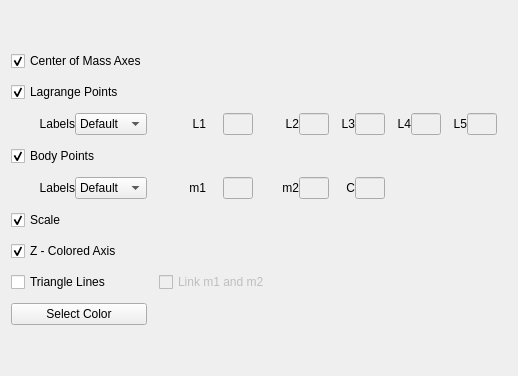
         <widget class="QWidget" name="tab_2">
          <attribute name="title">
           <string>Graphic Options</string>
          </attribute>
          <layout class="QVBoxLayout" name="verticalLayout_3">
           <item>
            <spacer name="verticalSpacer_6">
             <property name="orientation">
              <enum>Qt::Vertical</enum>
             </property>
             <property name="sizeHint" stdset="0">
              <size>
               <width>20</width>
               <height>40</height>
              </size>
             </property>
            </spacer>
           </item>
           <item>
            <layout class="QGridLayout" name="gridLayout_3">
             <property name="leftMargin">
              <number>0</number>
             </property>
             <property name="topMargin">
              <number>0</number>
             </property>
             <property name="rightMargin">
              <number>10</number>
             </property>
             <property name="bottomMargin">
              <number>0</number>
             </property>
             <property name="horizontalSpacing">
              <number>12</number>
             </property>
             <property name="verticalSpacing">
              <number>11</number>
             </property>
             <item row="7" column="1">
              <widget class="QCheckBox" name="linkCheck">
               <property name="enabled">
                <bool>false</bool>
               </property>
               <property name="text">
                <string>Link m1 and m2</string>
               </property>
              </widget>
             </item>
             <item row="6" column="0">
              <widget class="QCheckBox" name="colorCheck">
               <property name="text">
                <string>Z - Colored Axis</string>
               </property>
               <property name="checked">
                <bool>true</bool>
               </property>
              </widget>
             </item>
             <item row="5" column="0">
              <widget class="QCheckBox" name="xyCheck">
               <property name="text">
                <string>Scale</string>
               </property>
               <property name="checked">
                <bool>true</bool>
               </property>
              </widget>
             </item>
             <item row="1" column="0">
              <widget class="QCheckBox" name="lagrangeCheck">
               <property name="text">
                <string>Lagrange Points</string>
               </property>
               <property name="checked">
                <bool>true</bool>
               </property>
              </widget>
             </item>
             <item row="0" column="0">
              <widget class="QCheckBox" name="cmCheck">
               <property name="text">
                <string>Center of Mass Axes</string>
               </property>
               <property name="checked">
                <bool>true</bool>
               </property>
              </widget>
             </item>
             <item row="8" column="0">
              <widget class="QPushButton" name="colorButton">
               <property name="text">
                <string>Select Color</string>
               </property>
              </widget>
             </item>
             <item row="3" column="0">
              <widget class="QCheckBox" name="primariesCheck">
               <property name="text">
                <string>Body Points</string>
               </property>
               <property name="checked">
                <bool>true</bool>
               </property>
              </widget>
             </item>
             <item row="2" column="4">
              <layout class="QHBoxLayout" name="horizontalLayout_15">
               <item>
                <widget class="QLabel" name="label_10">
                 <property name="maximumSize">
                  <size>
                   <width>30</width>
                   <height>16777215</height>
                  </size>
                 </property>
                 <property name="text">
                  <string>L4</string>
                 </property>
                 <property name="alignment">
                  <set>Qt::AlignRight|Qt::AlignTrailing|Qt::AlignVCenter</set>
                 </property>
                </widget>
               </item>
               <item>
                <widget class="QLineEdit" name="l4Edit">
                 <property name="enabled">
                  <bool>false</bool>
                 </property>
                 <property name="maximumSize">
                  <size>
                   <width>30</width>
                   <height>16777215</height>
                  </size>
                 </property>
                </widget>
               </item>
              </layout>
             </item>
             <item row="2" column="0">
              <layout class="QHBoxLayout" name="horizontalLayout_4">
               <item>
                <widget class="QLabel" name="label_5">
                 <property name="text">
                  <string>Labels</string>
                 </property>
                 <property name="alignment">
                  <set>Qt::AlignRight|Qt::AlignTrailing|Qt::AlignVCenter</set>
                 </property>
                </widget>
               </item>
               <item>
                <widget class="QComboBox" name="lagrangeBox">
                 <item>
                  <property name="text">
                   <string>Default</string>
                  </property>
                 </item>
                 <item>
                  <property name="text">
                   <string>Custom</string>
                  </property>
                 </item>
                 <item>
                  <property name="text">
                   <string>None</string>
                  </property>
                 </item>
                </widget>
               </item>
              </layout>
             </item>
             <item row="7" column="0">
              <widget class="QCheckBox" name="triangleCheck">
               <property name="text">
                <string>Triangle Lines</string>
               </property>
              </widget>
             </item>
             <item row="2" column="3">
              <layout class="QHBoxLayout" name="horizontalLayout_16">
               <item>
                <widget class="QLabel" name="label_9">
                 <property name="maximumSize">
                  <size>
                   <width>30</width>
                   <height>16777215</height>
                  </size>
                 </property>
                 <property name="text">
                  <string>L3</string>
                 </property>
                 <property name="alignment">
                  <set>Qt::AlignRight|Qt::AlignTrailing|Qt::AlignVCenter</set>
                 </property>
                </widget>
               </item>
               <item>
                <widget class="QLineEdit" name="l3Edit">
                 <property name="enabled">
                  <bool>false</bool>
                 </property>
                 <property name="maximumSize">
                  <size>
                   <width>30</width>
                   <height>16777215</height>
                  </size>
                 </property>
                </widget>
               </item>
              </layout>
             </item>
             <item row="2" column="1">
              <layout class="QHBoxLayout" name="horizontalLayout_18">
               <item>
                <widget class="QLabel" name="label_7">
                 <property name="maximumSize">
                  <size>
                   <width>30</width>
                   <height>16777215</height>
                  </size>
                 </property>
                 <property name="text">
                  <string>L1</string>
                 </property>
                 <property name="alignment">
                  <set>Qt::AlignRight|Qt::AlignTrailing|Qt::AlignVCenter</set>
                 </property>
                </widget>
               </item>
               <item>
                <widget class="QLineEdit" name="l1Edit">
                 <property name="enabled">
                  <bool>false</bool>
                 </property>
                 <property name="maximumSize">
                  <size>
                   <width>30</width>
                   <height>16777215</height>
                  </size>
                 </property>
                </widget>
               </item>
              </layout>
             </item>
             <item row="2" column="5">
              <layout class="QHBoxLayout" name="horizontalLayout_7">
               <item>
                <widget class="QLabel" name="label_11">
                 <property name="maximumSize">
                  <size>
                   <width>30</width>
                   <height>16777215</height>
                  </size>
                 </property>
                 <property name="text">
                  <string>L5</string>
                 </property>
                 <property name="alignment">
                  <set>Qt::AlignRight|Qt::AlignTrailing|Qt::AlignVCenter</set>
                 </property>
                </widget>
               </item>
               <item>
                <widget class="QLineEdit" name="l5Edit">
                 <property name="enabled">
                  <bool>false</bool>
                 </property>
                 <property name="maximumSize">
                  <size>
                   <width>30</width>
                   <height>16777215</height>
                  </size>
                 </property>
                </widget>
               </item>
              </layout>
             </item>
             <item row="2" column="2">
              <layout class="QHBoxLayout" name="horizontalLayout_17">
               <item>
                <widget class="QLabel" name="label_8">
                 <property name="maximumSize">
                  <size>
                   <width>30</width>
                   <height>16777215</height>
                  </size>
                 </property>
                 <property name="text">
                  <string>L2</string>
                 </property>
                 <property name="alignment">
                  <set>Qt::AlignRight|Qt::AlignTrailing|Qt::AlignVCenter</set>
                 </property>
                </widget>
               </item>
               <item>
                <widget class="QLineEdit" name="l2Edit">
                 <property name="enabled">
                  <bool>false</bool>
                 </property>
                 <property name="maximumSize">
                  <size>
                   <width>30</width>
                   <height>16777215</height>
                  </size>
                 </property>
                </widget>
               </item>
              </layout>
             </item>
             <item row="4" column="0">
              <layout class="QHBoxLayout" name="horizontalLayout_8">
               <item>
                <widget class="QLabel" name="label_6">
                 <property name="text">
                  <string>Labels</string>
                 </property>
                 <property name="alignment">
                  <set>Qt::AlignRight|Qt::AlignTrailing|Qt::AlignVCenter</set>
                 </property>
                </widget>
               </item>
               <item>
                <widget class="QComboBox" name="bodyBox">
                 <item>
                  <property name="text">
                   <string>Default</string>
                  </property>
                 </item>
                 <item>
                  <property name="text">
                   <string>Custom</string>
                  </property>
                 </item>
                 <item>
                  <property name="text">
                   <string>None</string>
                  </property>
                 </item>
                </widget>
               </item>
              </layout>
             </item>
             <item row="4" column="1">
              <layout class="QHBoxLayout" name="horizontalLayout_21">
               <item>
                <widget class="QLabel" name="label_14">
                 <property name="maximumSize">
                  <size>
                   <width>30</width>
                   <height>16777215</height>
                  </size>
                 </property>
                 <property name="text">
                  <string>m1</string>
                 </property>
                 <property name="alignment">
                  <set>Qt::AlignRight|Qt::AlignTrailing|Qt::AlignVCenter</set>
                 </property>
                </widget>
               </item>
               <item>
                <widget class="QLineEdit" name="m1Edit">
                 <property name="enabled">
                  <bool>false</bool>
                 </property>
                 <property name="maximumSize">
                  <size>
                   <width>30</width>
                   <height>16777215</height>
                  </size>
                 </property>
                </widget>
               </item>
              </layout>
             </item>
             <item row="4" column="2">
              <layout class="QHBoxLayout" name="horizontalLayout_20">
               <item>
                <widget class="QLabel" name="label_13">
                 <property name="maximumSize">
                  <size>
                   <width>30</width>
                   <height>16777215</height>
                  </size>
                 </property>
                 <property name="text">
                  <string>m2</string>
                 </property>
                 <property name="alignment">
                  <set>Qt::AlignRight|Qt::AlignTrailing|Qt::AlignVCenter</set>
                 </property>
                </widget>
               </item>
               <item>
                <widget class="QLineEdit" name="m2Edit">
                 <property name="enabled">
                  <bool>false</bool>
                 </property>
                 <property name="maximumSize">
                  <size>
                   <width>30</width>
                   <height>16777215</height>
                  </size>
                 </property>
                </widget>
               </item>
              </layout>
             </item>
             <item row="4" column="3">
              <layout class="QHBoxLayout" name="horizontalLayout_19">
               <item>
                <widget class="QLabel" name="label_12">
                 <property name="maximumSize">
                  <size>
                   <width>30</width>
                   <height>16777215</height>
                  </size>
                 </property>
                 <property name="text">
                  <string>C</string>
                 </property>
                 <property name="alignment">
                  <set>Qt::AlignRight|Qt::AlignTrailing|Qt::AlignVCenter</set>
                 </property>
                </widget>
               </item>
               <item>
                <widget class="QLineEdit" name="cEdit">
                 <property name="enabled">
                  <bool>false</bool>
                 </property>
                 <property name="maximumSize">
                  <size>
                   <width>30</width>
                   <height>16777215</height>
                  </size>
                 </property>
                </widget>
               </item>
              </layout>
             </item>
            </layout>
           </item>
           <item>
            <spacer name="verticalSpacer_5">
             <property name="orientation">
              <enum>Qt::Vertical</enum>
             </property>
             <property name="sizeHint" stdset="0">
              <size>
               <width>20</width>
               <height>40</height>
              </size>
             </property>
            </spacer>
           </item>
          </layout>
         </widget>
